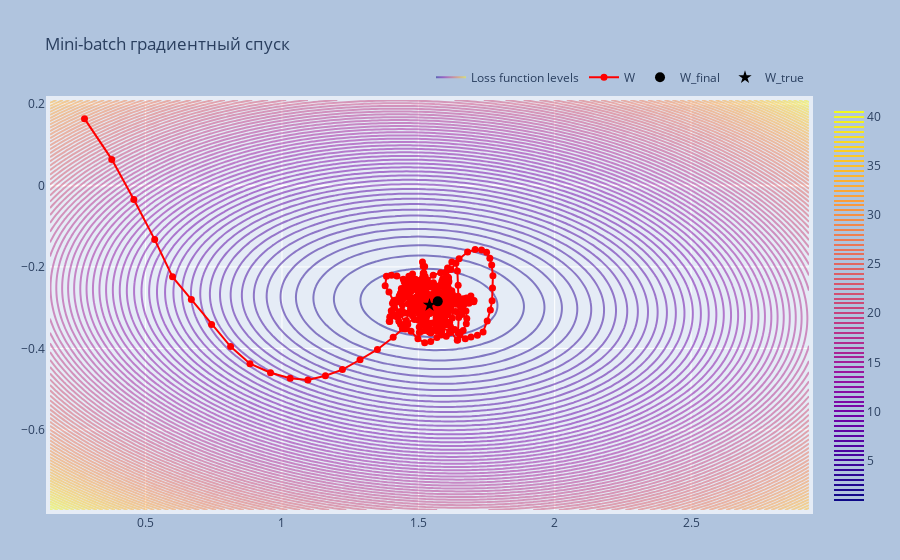

Notebook code cell kept with this figure:
### Code cell
from plot_trajectory import plot_trajectory

plot_trajectory(
    w_list.numpy(),
    w_true.numpy(),
    X.numpy(),
    Y.squeeze(1).numpy(),
    'Mini-batch градиентный спуск'
)

### Figure 1 — Plotly figure (JSON) as saved in the notebook; plotly's stock layout.template omitted (floating-point values rounded to 4 significant figures; data arrays with more than 128 entries replaced by an {"elided": "..."} marker saying what was removed)
{"data": [{"contours": {"coloring": "lines"}, "line": {"smoothing": 1, "width": 2}, "name": "Loss function levels", "ncontours": 100, "opacity": 0.5, "showlegend": true, "type": "contour", "x": [0.1494, 0.1775, 0.2056, 0.2337, 0.2618, 0.2899, 0.3181, 0.3462, 0.3743, 0.4024, 0.4305, 0.4586, 0.4867, 0.5149, 0.543, 0.5711, 0.5992, 0.6273, 0.6554, 0.6835, 0.7116, 0.7398, 0.7679, 0.796, 0.8241, 0.8522, 0.8803, 0.9084, 0.9366, 0.9647, 0.9928, 1.021, 1.049, 1.077, 1.105, 1.133, 1.161, 1.19, 1.218, 1.246, 1.274, 1.302, 1.33, 1.358, 1.386, 1.414, 1.443, 1.471, 1.499, 1.527, 1.555, 1.583, 1.611, 1.639, 1.668, 1.696, 1.724, 1.752, 1.78, 1.808, 1.836, 1.864, 1.892, 1.921, 1.949, 1.977, 2.005, 2.033, 2.061, 2.089, 2.117, 2.145, 2.174, 2.202, 2.23, 2.258, 2.286, 2.314, 2.342, 2.37, 2.398, 2.427, 2.455, 2.483, 2.511, 2.539, 2.567, 2.595, 2.623, 2.651, 2.68, 2.708, 2.736, 2.764, 2.792, 2.82, 2.848, 2.876, 2.905, 2.933], "y": [-0.7965, -0.7864, -0.7762, -0.7661, -0.7559, -0.7457, -0.7356, -0.7254, -0.7152, -0.7051, -0.6949, -0.6847, -0.6746, -0.6644, -0.6542, -0.6441, -0.6339, -0.6238, -0.6136, -0.6034, -0.5933, -0.5831, -0.5729, -0.5628, -0.5526, -0.5424, -0.5323, -0.5221, -0.512, -0.5018, -0.4916, -0.4815, -0.4713, -0.4611, -0.451, -0.4408, -0.4306, -0.4205, -0.4103, -0.4002, -0.39, -0.3798, -0.3697, -0.3595, -0.3493, -0.3392, -0.329, -0.3188, -0.3087, -0.2985, -0.2883, -0.2782, -0.268, -0.2579, -0.2477, -0.2375, -0.2274, -0.2172, -0.207, -0.1969, -0.1867, -0.1765, -0.1664, -0.1562, -0.1461, -0.1359, -0.1257, -0.1156, -0.1054, -0.09523, -0.08507, -0.0749, -0.06474, -0.05458, -0.04441, -0.03425, -0.02408, -0.01392, -0.003756, 0.006408, 0.01657, 0.02674, 0.0369, 0.04706, 0.05723, 0.06739, 0.07756, 0.08772, 0.09788, 0.108, 0.1182, 0.1284, 0.1385, 0.1487, 0.1589, 0.169, 0.1792, 0.1894, 0.1995, 0.2097], "z": {"elided": "100x100 float values"}}, {"marker": {"color": "red", "size": 7}, "mode": "lines+markers", "name": "W", "showlegend": true, "type": "scatter", "x": {"elided": "375 float values"}, "y": {"elided": "375 float values"}}, {"marker": {"color": "black", "size": 10}, "mode": "markers", "name": "W_final", "showlegend": true, "type": "scatter", "x": [1.571], "y": [-0.2844]}, {"marker": {"color": "black", "size": 10, "symbol": "star"}, "mode": "markers", "name": "W_true", "showlegend": true, "type": "scatter", "x": [1.541], "y": [-0.2934]}], "layout": {"autosize": true, "legend": {"orientation": "h", "x": 1, "xanchor": "right", "y": 1.02, "yanchor": "bottom"}, "margin": {"b": 50, "l": 50, "pad": 4, "r": 50, "t": 100}, "paper_bgcolor": "LightSteelBlue", "title": {"text": "Mini-batch градиентный спуск"}, "xaxis": {"range": [0.1494, 2.933], "type": "linear"}, "yaxis": {"range": [-0.7965, 0.2097], "type": "linear"}}}
